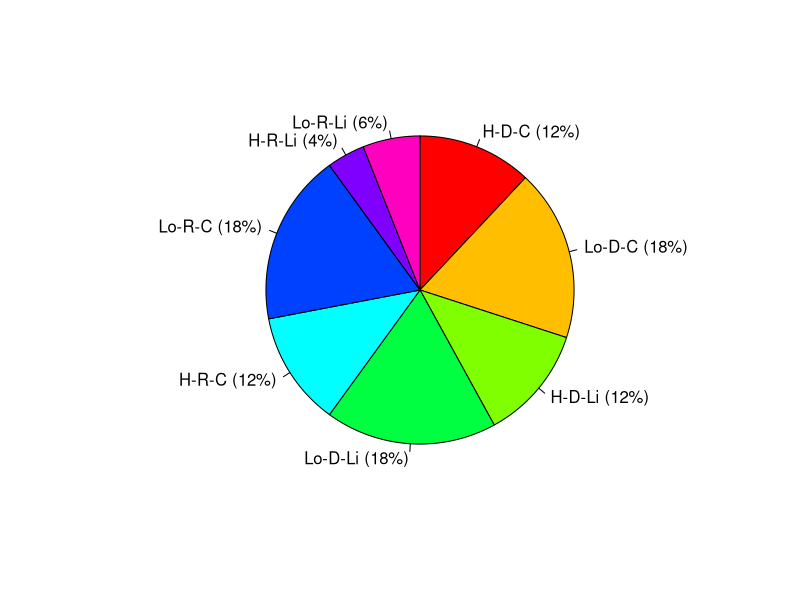

Generate this figure with R:
setwd("/home/martingregorik/FI/mv013_2020/sem07")

# !!!!!!!!!!!!!!!!!!!!!!!!!!!! #
# task 01
N <- 500
# create contingency table from data
data.observed <- data.frame(rbind(c(60, 60, 60, 20), c(90, 90, 90, 30)))
data.observed.colnames <- c("D-C", "D-Li", "R-C", "R-Li")
data.observed.rownames <- c("H", "Lo")
colnames(data.observed) <- data.observed.colnames
rownames(data.observed) <- data.observed.rownames

combine <- function(..., prefix = "", sep = "-") {
  paste0(prefix, levels(interaction(..., sep = sep)))
}

# calculate probs
data.observed.probs <- data.observed / N
# as.matrix because with data.frame it screamed that x values must be positive, i guess it dont like row/col names
# also labels would print vector, noy value, if not in matrix
(data.observed.percentages <- as.matrix(data.observed.probs * 100))
pie(
  data.observed.percentages, 
  clockwise = TRUE, 
  labels = paste0(combine(data.observed.rownames, data.observed.colnames), " (", data.observed.percentages, "%)"), 
  col = rainbow(8)
)

# calculate var
# stat.models II., page 8/slide 62
# Var(Xj) if Xj ~ Bin(N, p)
# X2 is H-D-Li
# Var(X2) - Bin(N, p2) -> p(H-D-Li) = 0.12
X2.p <- 0.12
X8.p <- 0.06
X2.variance <- N * X2.p * (1 - X2.p)
# X8 is Lo-R-Li
X8.variance <- N * X8.p * (1 - X8.p)
# Cov(Xi, Xj) = -Npipj
X2X8.cov <- -N * X2.p * X8.p
# Cor(Xi, Xj) = (-pipj) / sqrt(pi(1 - pi)pj(1 - pj))
X2X8.cor <- (-X2.p * X8.p) / sqrt(X2.p * (1 - X2.p) * X8.p * (1 - X8.p))
# !!!!!!!!!!!!!!!!!!!!!!!!!!!! #


# !!!!!!!!!!!!!!!!!!!!!!!!!!!! #
# task 02
# product multinomial distribution
N1 <- 200
N2 <- 300
# Distribution conditioned on socioeconomic status(H/L) - rows
# if I am H, whats the prob that I am D-C, if N = 200 etc.
(data.observed.probs2 <- rbind(data.observed[1, ] / N1, data.observed[2, ] / N2))
# TODO barplot
# var cov, cor
# ProductMult is Mult and Mult is Bin -> same as last exercise
# Xjk = pkj
X11.p <- 0.3
X21.p <- 0.3
X22.p <- 0.3
X32.p <- 0.3
# Xj|k∼Bin(Nk,pj|k) (j = 1,2,3,4, k = 1,2)
X21.variance <- N1 * X21.p * (1 - X21.p)
# Cov(Xi, Xj) = -Npipj
X22X32.cov <- -N2 * X22.p * X32.p
# Cor(Xi, Xj) = (-pipj) / sqrt(pi(1 - pi)pj(1 - pj))
X11X32.cor <- (-X11.p * X32.p) / sqrt(X11.p * (1 - X11.p) * X32.p * (1 - X32.p))
# !!!!!!!!!!!!!!!!!!!!!!!!!!!! #


# !!!!!!!!!!!!!!!!!!!!!!!!!!!! #
# task 03
# bivariate normal distribution
bnorm <- function(x,y,mu1,mu2,sigma1,sigma2,rho) {
  A <- 2 * pi * sqrt((sigma1 ^ 2) * (sigma2 ^ 2) * (1 - (rho ^ 2)))
  B <- 2 * (1 - rho ^ 2)
  z <- (((x - mu1) ^ 2) / sigma1 ^ 2) - (2 * rho * (x - mu1) * (y - mu2) / (sigma1 * sigma2)) + ((y - mu2)^2) / (sigma2 ^ 2)
  fxy <- 1 / A * exp(-z / B)
  return (fxy)
}
n <- 10
x <- runif(n, min = -3, max = 3)
y <- x

bnorm(x[1], y[1], 0, 0, 1, 1, 0)
bnorm(x[1], y[1], 0, 0, 1, 1, 0.5)
bnorm(x[1], y[1], 0, 0, 1, 1.2, 0.5)

# help pls
outer(x, y, FUN = bnorm, mu1 = 0, mu2 = 0, sigma1 = 1, sigma2 = 0, rho = 0)
outer(x, y, FUN = bnorm, mu1 = 0, mu2 = 0, sigma1 = 1, sigma2 = 0, rho = 0.5)
outer(x, y, FUN = bnorm, mu1 = 0, mu2 = 0, sigma1 = 1, sigma2 = 1.2, rho = 0.5)
# !!!!!!!!!!!!!!!!!!!!!!!!!!!! #


# !!!!!!!!!!!!!!!!!!!!!!!!!!!! #
# task 04
library(MASS)
